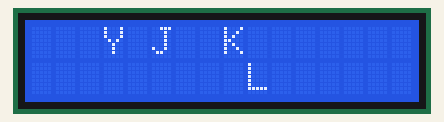
Bench run of a sketch on a simulated Arduino Uno, built with avr-gcc and run on an emulated ATmega328P. Parts: 16×2 character LCD. Random numbers use the default seed unless the sketch sets one.

Above: at 0.12 s.
At 5.05 s:
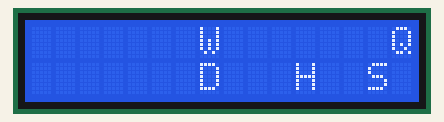
At 9.98 s:
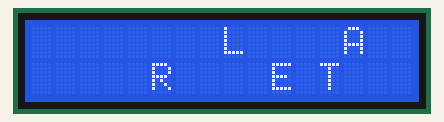
At 19.95 s:
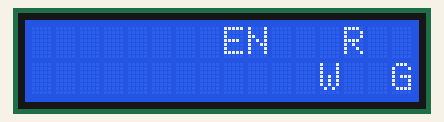
At 29.92 s:
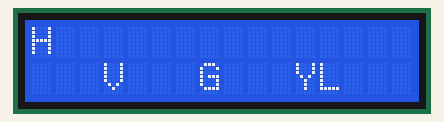
At 39.89 s:
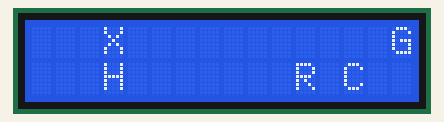

The sketch:

LCDLoadingScreen.ino
```cpp
#include <LiquidCrystal.h>
LiquidCrystal lcd(12,11,5,4,3,2);

const int rows = 2; // counting 0 also (so 2 rows)
const int columns = 16; // counting 0 also (so 16 columns)

void setup() {
  // put your setup code here, to run once:
  lcd.begin(16,2);

  // position cursor top left
  lcd.home();
}

void loop() {
  // clear the screen
  lcd.clear();
  for(int x = 0;x < 5;x++) {
    char CHAR = random(65,91); // char in decimal (look it up on google, if you don't know)
    printRandom(CHAR);
  }
  delay(100);
}

void printRandom(char c) {
    // set cursor on random location on screen
    lcd.setCursor(random(columns),random(rows));
    // print the given char
    lcd.print(c);
}
```
